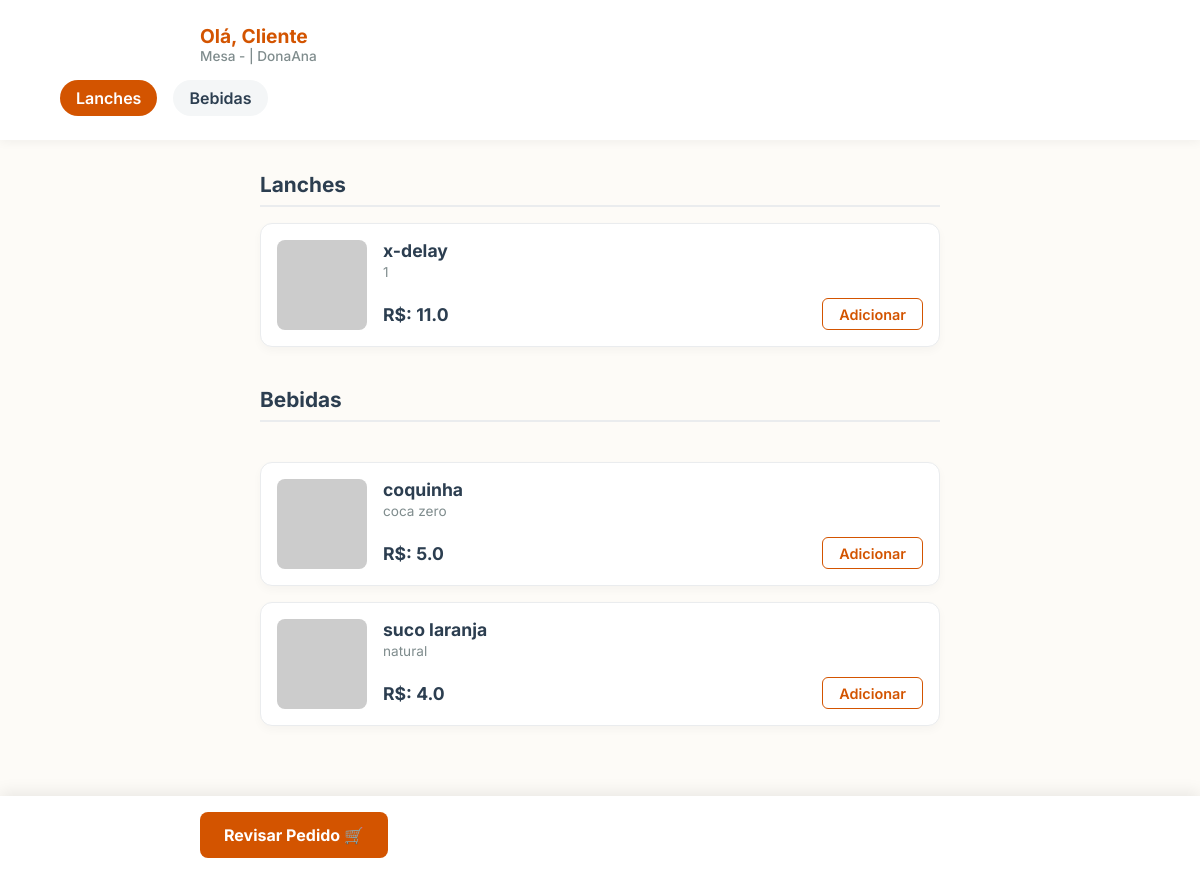
Page /fazerpedidos on the earlier database version.
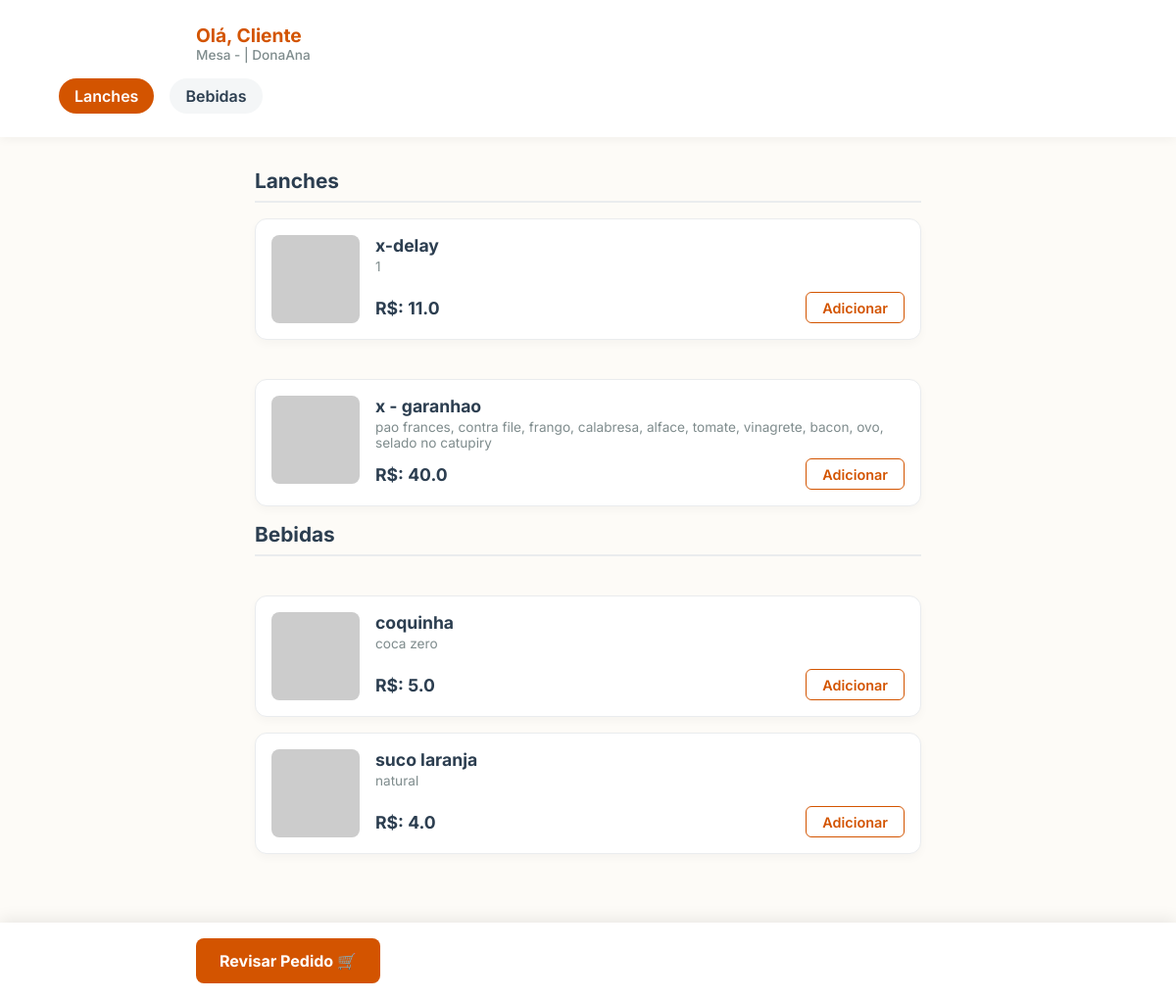
Same page on the later database version.
### tables this page shows
CREATE TABLE CARDAPIO(
    id INTEGER PRIMARY KEY AUTOINCREMENT,
    produto varchar(255),
    preco  REAL(10,2),
    descricao varchar(255),
    categoria varchar(50),
    pastaimagem varchar(255),
    nomeimagem varchar(255)                  
                            );

### app.py (the view)
@app.route("/fazerpedidos")
def fazerpedidos():
    cardapio = banco.execute_query('select * from cardapio')
    return render_template('fazerpedido.html',dados=cardapio)

### app.py (called while the page is built)
@app.teardown_appcontext
def close_connection(exception):
    db_conn = g.pop('db',None)
    if db_conn is not None:
        db_conn.close()
        print("CONEXÃO ENCERRADA COM SUCESSO!!")

### models/database.py (called while the page is built)
    def get_conn(self):
        if "db" not in g:
            g.db = sqlite3.connect(self.caminhoBanco)
            g.db.row_factory=sqlite3.Row
        return g.db

    def execute_query(self,sql,*params):
        conn = self.get_conn()
        cursor= conn.cursor()
        cursor.execute(sql,params)
        return cursor.fetchall()

### templates/fazerpedido.html (shortened to what this page needs)
<!DOCTYPE html>
<html lang="pt-BR">
<head>
</head>
<body>
    <header>
        <div class="header-content">
            <div class="user-info">
                <h2>Olá, Cliente</h2>
                <p>Mesa {{ session['idcomanda'] }} - {{ session['comanda']  }} | DonaAna</p>
            </div>
        </div>
        <div class="category-nav">
            <a href="#lanches" class="cat-btn active">Lanches</a>
            <a href="#bebidas" class="cat-btn">Bebidas</a>
        </div>
    </header>
    <main>
        <section id="lanches" class="category-section">
            <h3>Lanches</h3>
            {% for d in dados %}
            {% if d['categoria'] == "lanches" %}
            <div class="product-card">
                <img src="https://placehold.co/200x200/EAECEE/7F8C8D?text=X-Bacon" alt="X-Bacon" class="product-img">
                <div class="product-info">
                    <h4>{{ d['produto'] }}</h4>
                    <p>{{ d['descricao'] }}</p>
                    <div class="price-row">
                        <span class="price">R$: {{ d['preco'] }}</span>
                       <a href=" {{ url_for('adicionarpedido',idproduto=d['id']) }} ">  <button class="btn-adicionar" >Adicionar</button></a>
                    </div>
                </div>
            </div>
            {% endif %}
        </section>
        {% endfor %}
            <section id="Bebidas" class="category-section">
            <h3>Bebidas</h3>
            {% for d in dados %}
            {% if  d['categoria']  == "bebidas" %}
                            <div class="product-card">
                                <img src="https://placehold.co/200x200/EAECEE/7F8C8D?text=Bebida" alt="X-Bacon" class="product-img">
                            <div class="product-info">
                                <h4>{{ d['produto'] }}</h4>
                                <p>{{ d['descricao'] }}</p>
                                <div class="price-row">
                                    <span class="price">R$: {{ d['preco'] }}</span>
                                <a href=" {{ url_for('adicionarpedido',idproduto=d['id']) }}"> <button class="btn-adicionar">Adicionar</button>
                                </a>
                                </div>
                            </div>
                            </div>
            {% endif %}
        </section>
        {% endfor %}
    </main>
    <form id="form-pedido" action="/revisarpedido" >
        <div class="cart-bar" id="cart-bar">
            <div class="cart-content">
                <button type="submit" class="btn-finalizar">Revisar Pedido 🛒</button>
            </div>
        </div>
    </form>
</body>
</html>

Differences in the rows shown:
added CARDAPIO: produto "x - garanhao", descricao "pao frances, contra file, frango, calabresa, alface, tomate, vinagrete, bacon, ovo, selado no catupiry", preco "40.0", shown under "Lanches"
